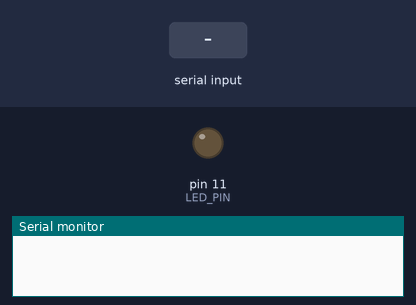
The sketch below on a simulated Arduino Uno, built with avr-gcc and run on an emulated ATmega328P. Parts: output pins drawn as LEDs (lit = HIGH), the last lines printed to the serial monitor. The inputs (shaded band) are chosen by the test bench.

Above: at 1.2 s.
1.3 s: "90,45\n" received over Serial
At 2.0 s:
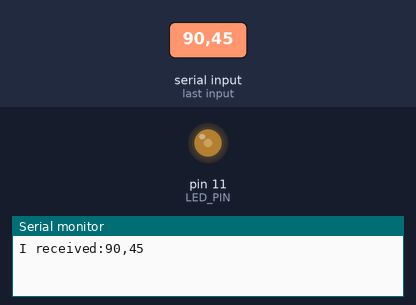
2.8 s: "5\n" received over Serial
At 3.1 s:
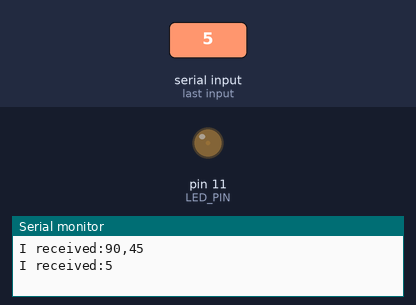
4.3 s: "200\n" received over Serial
At 5.4 s:
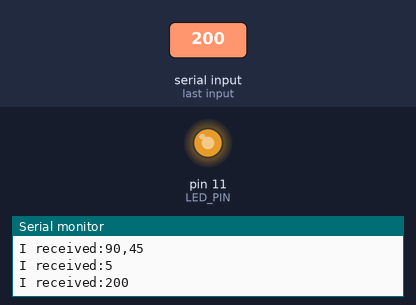
5.8 s: "90\n" received over Serial
At 6.6 s:
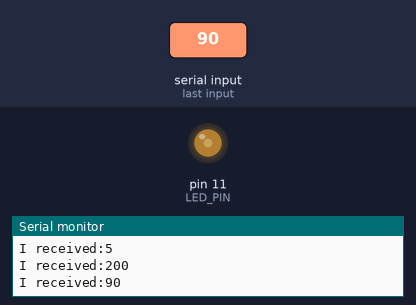
Timing chart, 0 to 8.3 s (numbered marks = the images above; inputs shaded):
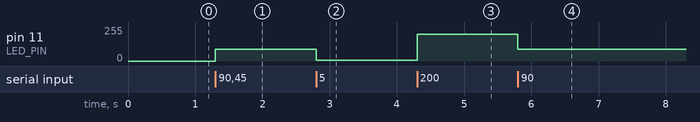

Measured:
- after the input at 1.3 s, pin 11 (LED_PIN): 0/255 → 90/255 at once
- after the input at 2.8 s, pin 11 (LED_PIN): 90/255 → 5/255 at once
- after the input at 4.3 s, pin 11 (LED_PIN): 5/255 → 200/255 at once
- after the input at 5.8 s, pin 11 (LED_PIN): 200/255 → 90/255 at once

The sketch:

prog1_ex0506.ino
```cpp
/*prog1_ex0506:シリルモニタからLED調光指示*/
#define LED_PIN 11
String recv_msg="";//受信データがここに格納される
void setup() {
  // put your setup code here, to run once:
Serial.begin(115200);
pinMode(LED_PIN,OUTPUT);
}

void loop() {
  // put your main code here, to run repeatedly:
if(Serial.available()>0)//シリアル通信ボードに何バイトかのデータが届いていたら
{
  //受信したデータの最初の1バイトを読み取る
  recv_msg=Serial.readStringUntil('\n');//改行コードが来るまで文字列を溜め込む
  //受信したデータを出力する
  Serial.print("I received:");
  Serial.println(recv_msg);
  //受信したデータ（文字列）を整数に変換して、PINのデューティー比を設定
  analogWrite(LED_PIN,recv_msg.toInt());
}
}
```
